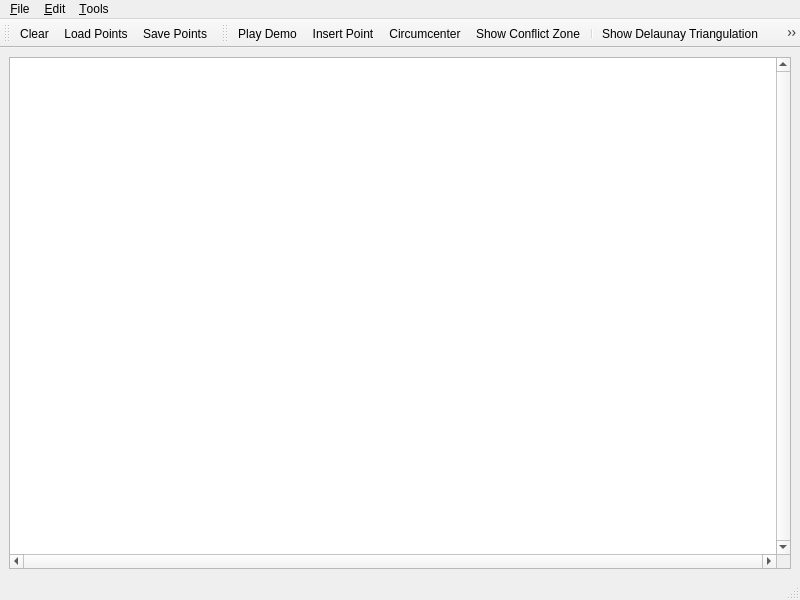
<?xml version="1.0" encoding="UTF-8"?>
<ui version="4.0">
 <author>GeometryFactory</author>
 <class>Periodic_4_hyperbolic_Delaunay_triangulation_2</class>
 <widget class="QMainWindow" name="Periodic_4_hyperbolic_Delaunay_triangulation_2">
  <property name="geometry">
   <rect>
    <x>0</x>
    <y>0</y>
    <width>800</width>
    <height>600</height>
   </rect>
  </property>
  <property name="windowTitle">
   <string>Periodic hyperbolic triangulation demo</string>
  </property>
  <property name="windowIcon">
   <iconset>
    <normaloff>:/cgal/logos/cgal_icon</normaloff>:/cgal/logos/cgal_icon</iconset>
  </property>
  <widget class="QWidget" name="centralwidget">
   <layout class="QGridLayout">
    <item row="0" column="0">
     <widget class="QGraphicsView" name="graphicsView">
      <property name="focusPolicy">
       <enum>Qt::StrongFocus</enum>
      </property>
      <property name="verticalScrollBarPolicy">
       <enum>Qt::ScrollBarAlwaysOn</enum>
      </property>
      <property name="horizontalScrollBarPolicy">
       <enum>Qt::ScrollBarAlwaysOn</enum>
      </property>
      <property name="transformationAnchor">
       <enum>QGraphicsView::NoAnchor</enum>
      </property>
     </widget>
    </item>
   </layout>
  </widget>
  <widget class="QStatusBar" name="statusbar"/>
  <widget class="QToolBar" name="fileToolBar">
   <property name="windowTitle">
    <string>File Tools</string>
   </property>
   <attribute name="toolBarArea">
    <enum>TopToolBarArea</enum>
   </attribute>
   <attribute name="toolBarBreak">
    <bool>false</bool>
   </attribute>
   <addaction name="actionClear"/>
   <addaction name="actionLoadPoints"/>
   <addaction name="actionSavePoints"/>
  </widget>
  <widget class="QToolBar" name="toolBar">
   <property name="windowTitle">
    <string>Visualization Tools</string>
   </property>
   <attribute name="toolBarArea">
    <enum>TopToolBarArea</enum>
   </attribute>
   <attribute name="toolBarBreak">
    <bool>false</bool>
   </attribute>
   <addaction name="actionPlayDemo"/>
   <addaction name="actionInsertPoint"/>
   <addaction name="actionCircumcenter"/>
   <addaction name="actionShowConflictZone"/>
   <addaction name="separator"/>
   <addaction name="actionShowTriangulation"/>
   <addaction name="actionShowVoronoi"/>
   <addaction name="actionShowOctagon"/>
   <addaction name="separator"/>
   <addaction name="actionRecenter"/>
  </widget>
  <widget class="QMenuBar" name="menubar">
   <property name="geometry">
    <rect>
     <x>0</x>
     <y>0</y>
     <width>800</width>
     <height>22</height>
    </rect>
   </property>
   <widget class="QMenu" name="menuFile">
    <property name="title">
     <string>&amp;File</string>
    </property>
    <addaction name="separator"/>
    <addaction name="actionClear"/>
    <addaction name="actionLoadPoints"/>
    <addaction name="actionSavePoints"/>
    <addaction name="separator"/>
    <addaction name="actionQuit"/>
   </widget>
   <widget class="QMenu" name="menuEdit">
    <property name="title">
     <string>&amp;Edit</string>
    </property>
    <addaction name="actionInsertRandomPoints"/>
   </widget>
   <widget class="QMenu" name="menuTools">
    <property name="title">
     <string>&amp;Tools</string>
    </property>
    <addaction name="actionPlayDemo"/>
    <addaction name="actionInsertPoint"/>
    <addaction name="actionCircumcenter"/>
    <addaction name="actionShowConflictZone"/>
    <addaction name="separator"/>
    <addaction name="actionShowTriangulation"/>
    <addaction name="actionShowVoronoi"/>
    <addaction name="actionShowOctagon"/>
    <addaction name="separator"/>
    <addaction name="actionRecenter"/>
   </widget>
   <addaction name="menuFile"/>
   <addaction name="menuEdit"/>
   <addaction name="menuTools"/>
  </widget>
  <action name="actionAbout">
   <property name="text">
    <string>&amp;About</string>
   </property>
  </action>
  <action name="actionAboutCGAL">
   <property name="text">
    <string>About &amp;CGAL</string>
   </property>
  </action>
  <action name="actionQuit">
   <property name="text">
    <string>&amp;Quit</string>
   </property>
   <property name="shortcut">
    <string>Ctrl+Q</string>
   </property>
  </action>
  <action name="actionInsertRandomPoints">
   <property name="text">
    <string>&amp;Insert random points</string>
   </property>
   <property name="shortcut">
    <string>Ctrl+I</string>
   </property>
  </action>
  <action name="actionPlayDemo">
   <property name="checkable">
    <bool>true</bool>
   </property>
   <property name="checked">
    <bool>false</bool>
   </property>
   <property name="icon">
    <iconset resource="Main_resources.qrc">
     <normaloff>:/icon/icons/play.png</normaloff>:/icon/icons/play.png</iconset>
   </property>
   <property name="text">
    <string>&amp;Play Demo</string>
   </property>
   <property name="toolTip">
    <string>Play Demo</string>
   </property>
   <property name="statusTip">
    <string>Left: Play demo</string>
   </property>
  </action>
  <action name="actionInsertPoint">
   <property name="checkable">
    <bool>true</bool>
   </property>
   <property name="checked">
    <bool>false</bool>
   </property>
   <property name="icon">
    <iconset resource="Main_resources.qrc">
     <normaloff>:/icon/icons/inputPoint.png</normaloff>:/icon/icons/inputPoint.png</iconset>
   </property>
   <property name="text">
    <string>&amp;Insert Point</string>
   </property>
   <property name="toolTip">
    <string>Insert Point</string>
   </property>
   <property name="statusTip">
    <string>Left: Insert vtx</string>
   </property>
  </action>
  <action name="actionClear">
   <property name="icon">
    <iconset resource="Main_resources.qrc">
     <normaloff>:/icon/icons/fileNew.png</normaloff>:/icon/icons/fileNew.png</iconset>
   </property>
   <property name="text">
    <string>&amp;Clear</string>
   </property>
   <property name="shortcut">
    <string>Ctrl+C</string>
   </property>
  </action>
  <action name="actionShowOctagon">
   <property name="checkable">
    <bool>true</bool>
   </property>
   <property name="checked">
    <bool>false</bool>
   </property>
   <property name="icon">
    <iconset resource="Main_resources.qrc">
     <normaloff>:/icon/icons/octagon.png</normaloff>:/icon/icons/octagon.png</iconset>
   </property>
   <property name="text">
    <string>Show/hide &amp;Octagon</string>
   </property>
   <property name="shortcut">
    <string>Ctrl+O</string>
   </property>
  </action>
  <action name="actionShowConflictZone">
   <property name="checkable">
    <bool>true</bool>
   </property>
   <property name="checked">
    <bool>false</bool>
   </property>
   <property name="icon">
    <iconset resource="Main_resources.qrc">
     <normaloff>:/icon/icons/conflict_zone.png</normaloff>:/icon/icons/conflict_zone.png</iconset>
   </property>
   <property name="text">
    <string>Show Con&amp;flict Zone</string>
   </property>
   <property name="shortcut">
    <string>Ctrl+F</string>
   </property>
  </action>
  <action name="actionShowVoronoi">
   <property name="checkable">
    <bool>true</bool>
   </property>
   <property name="checked">
    <bool>false</bool>
   </property>
   <property name="icon">
    <iconset resource="Main_resources.qrc">
     <normaloff>:/icon/icons/Voronoi_diagram_2.png</normaloff>:/icon/icons/Voronoi_diagram_2.png</iconset>
   </property>
   <property name="text">
    <string>Show &amp;Voronoi Diagram</string>
   </property>
   <property name="shortcut">
    <string>Ctrl+V</string>
   </property>
  </action>
  <action name="actionShowTriangulation">
   <property name="checkable">
    <bool>true</bool>
   </property>
   <property name="icon">
    <iconset resource="Main_resources.qrc">
     <normaloff>:/icon/icons/triangulation.png</normaloff>:/icon/icons/triangulation.png</iconset>
   </property>
   <property name="text">
    <string>Show &amp;Delaunay Triangulation</string>
   </property>
   <property name="shortcut">
    <string>Ctrl+D</string>
   </property>
  </action>
  <action name="actionLoadPoints">
   <property name="icon">
    <iconset resource="Main_resources.qrc">
     <normaloff>:/icon/icons/fileOpen.png</normaloff>:/icon/icons/fileOpen.png</iconset>
   </property>
   <property name="text">
    <string>&amp;Load Points...</string>
   </property>
   <property name="shortcut">
    <string>Ctrl+L</string>
   </property>
  </action>
  <action name="actionSavePoints">
   <property name="icon">
    <iconset resource="Main_resources.qrc">
     <normaloff>:/icon/icons/fileSave.png</normaloff>:/icon/icons/fileSave.png</iconset>
   </property>
   <property name="text">
    <string>&amp;Save Points...</string>
   </property>
   <property name="shortcut">
    <string>Ctrl+S</string>
   </property>
  </action>
  <action name="actionCircumcenter">
   <property name="checkable">
    <bool>true</bool>
   </property>
   <property name="icon">
    <iconset resource="Main_resources.qrc">
     <normaloff>:/icon/icons/circumcenter.png</normaloff>:/icon/icons/circumcenter.png</iconset>
   </property>
   <property name="text">
    <string>&amp;Circumcenter</string>
   </property>
   <property name="toolTip">
    <string>Draw circumcenter</string>
   </property>
  </action>
  <action name="actionRecenter">
   <property name="icon">
    <iconset resource="Main_resources.qrc">
     <normaloff>:/icon/icons/fit-page-32.png</normaloff>:/icon/icons/fit-page-32.png</iconset>
   </property>
   <property name="text">
    <string>Re&amp;center the viewport</string>
   </property>
   <property name="shortcut">
    <string>Ctrl+R</string>
   </property>
  </action>
 </widget>
 <resources>
  <include location="Main_resources.qrc"/>
 </resources>
 <connections/>
</ui>
